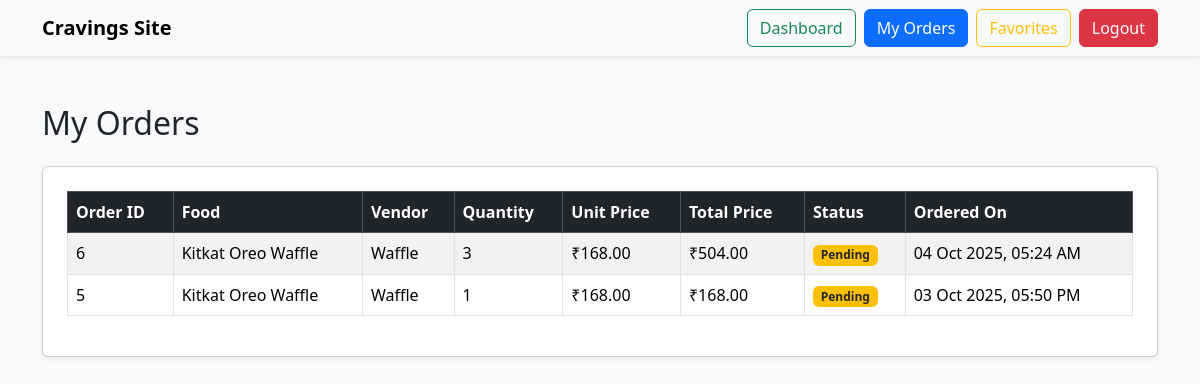
Screenshot of /orders.php (signed in) with the database file from the repository.
### tables this page shows
CREATE TABLE `orders` (
  `order_id` int(11) NOT NULL,
  `user_id` int(11) NOT NULL,
  `vendor_id` int(11) NOT NULL,
  `order_status` enum('pending','accepted','preparing','delivering','completed','cancelled') DEFAULT 'pending',
  `total_amount` decimal(10,2) NOT NULL,
  `quantity` int(11) NOT NULL DEFAULT 1,
  `created_at` timestamp NOT NULL DEFAULT current_timestamp()
);

CREATE TABLE `foods` (
  `food_id` int(11) NOT NULL,
  `vendor_id` int(11) NOT NULL,
  `name` varchar(100) NOT NULL,
  `description` text DEFAULT NULL,
  `price` decimal(10,2) NOT NULL,
  `quantity` int(11) NOT NULL DEFAULT 0,
  `available` tinyint(1) DEFAULT 1,
  `created_at` timestamp NOT NULL DEFAULT current_timestamp(),
  `dietary` enum('veg','non-veg') NOT NULL DEFAULT 'veg',
  `image_path` varchar(255) DEFAULT NULL
);

CREATE TABLE `vendors` (
  `vendor_id` int(11) NOT NULL,
  `name` varchar(100) NOT NULL,
  `email` varchar(100) NOT NULL,
  `password_hash` varchar(255) NOT NULL,
  `phone` varchar(20) DEFAULT NULL,
  `address` text DEFAULT NULL,
  `created_at` timestamp NOT NULL DEFAULT current_timestamp(),
  `is_active` tinyint(1) DEFAULT 1
);

### orders.php (the view, shortened to what this page needs)
<?php
$conn = new mysqli("localhost", "root", "", "foodie");
$user_id = $_SESSION['user_id'];
$sql = "SELECT
            o.order_id,
            o.order_status,
            o.total_amount,
            o.quantity,
            f.name AS food_name,
            f.price AS unit_price,
            v.name AS vendor_name,
            o.created_at
        FROM orders o
        JOIN foods f ON o.vendor_id = f.vendor_id
        JOIN vendors v ON f.vendor_id = v.vendor_id
        WHERE o.user_id = ?
        ORDER BY o.created_at DESC";
$stmt = $conn->prepare($sql);
$stmt->bind_param("i", $user_id);
$stmt->execute();
$result = $stmt->get_result();
?>
<!DOCTYPE html>
<html lang="en">
<head>
<link href="https://cdn.jsdelivr.net/npm/bootstrap@5.3.2/dist/css/bootstrap.min.css" rel="stylesheet">
</head>
<body class="bg-light">
<nav class="navbar navbar-expand-lg bg-light shadow-sm">
    <div class="container">
        <a class="navbar-brand fw-bold" href="index.php">Cravings Site</a>
        <div class="d-flex">
            <a href="index.php" class="btn btn-outline-success me-2">Dashboard</a>
            <a href="orders.php" class="btn btn-outline-primary me-2 active">My Orders</a>
            <a href="favorites.php" class="btn btn-outline-warning me-2">Favorites</a>
            <a href="logout.php" class="btn btn-danger">Logout</a>
        </div>
    </div>
</nav>
<div class="container mt-5">
    <h2 class="mb-4">My Orders</h2>
    <div class="card shadow-sm p-4">
        <?php if ($result->num_rows > 0): ?>
        <table class="table table-bordered table-striped">
            <thead class="table-dark">
                <tr>
                    <th>Order ID</th>
                    <th>Food</th>
                    <th>Vendor</th>
                    <th>Quantity</th>
                    <th>Unit Price</th>
                    <th>Total Price</th>
                    <th>Status</th>
                    <th>Ordered On</th>
                </tr>
            </thead>
            <tbody>
                <?php while ($row = $result->fetch_assoc()):
                    $total_price = $row['unit_price'] * $row['quantity'];
                ?>
                <tr>
                    <td><?= $row['order_id'] ?></td>
                    <td><?= htmlspecialchars($row['food_name']) ?></td>
                    <td><?= htmlspecialchars($row['vendor_name']) ?></td>
                    <td><?= $row['quantity'] ?></td>
                    <td>₹<?= number_format($row['unit_price'], 2) ?></td>
                    <td>₹<?= number_format($total_price, 2) ?></td>
                    <td>
                        <span class="badge
                            <?php
                                switch($row['order_status']) {
                                    case 'pending': echo 'bg-warning text-dark'; break;
                                }
                            ?>">
                            <?= ucfirst($row['order_status']) ?>
                        </span>
                    </td>
                    <td><?= date("d M Y, h:i A", strtotime($row['created_at'])) ?></td>
                </tr>
                <?php endwhile; ?>
            </tbody>
        </table>
        <?php else: ?>
            <p class="text-muted">You haven't placed any orders yet.</p>
        <?php endif; ?>
    </div>
</div>
</body>
</html>

### rows the page displays
orders: order_id "6", foods.name "Kitkat Oreo Waffle", vendor.name "Waffle", quantity "3", foods.price "168.00", quantity.price "504.00", order_status "Pending", created_at "04 Oct 2025, 05:24 AM"
orders: order_id "5", foods.name "Kitkat Oreo Waffle", vendor.name "Waffle", quantity "1", foods.price "168.00", order_status "Pending", created_at "03 Oct 2025, 05:50 PM"
